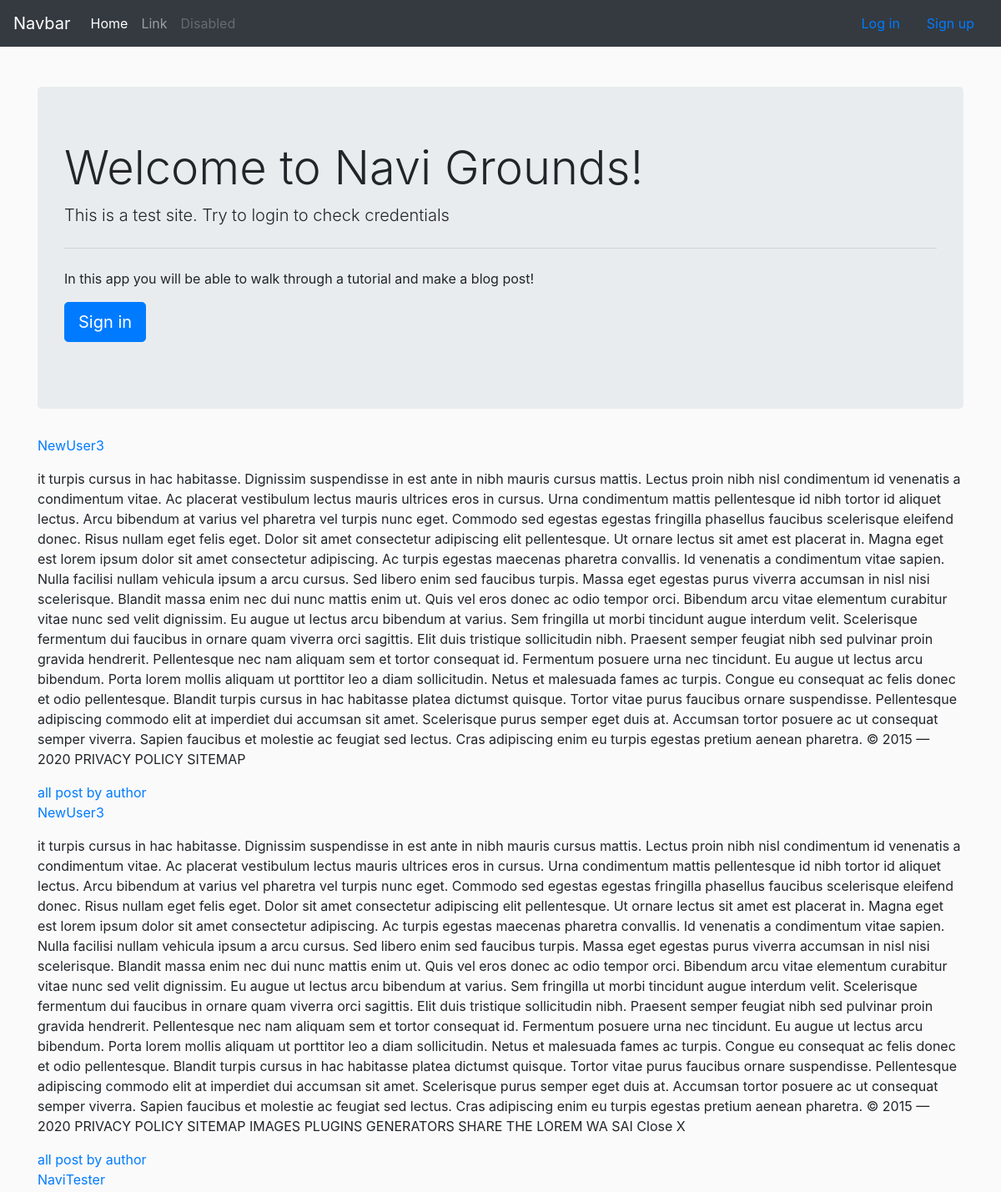
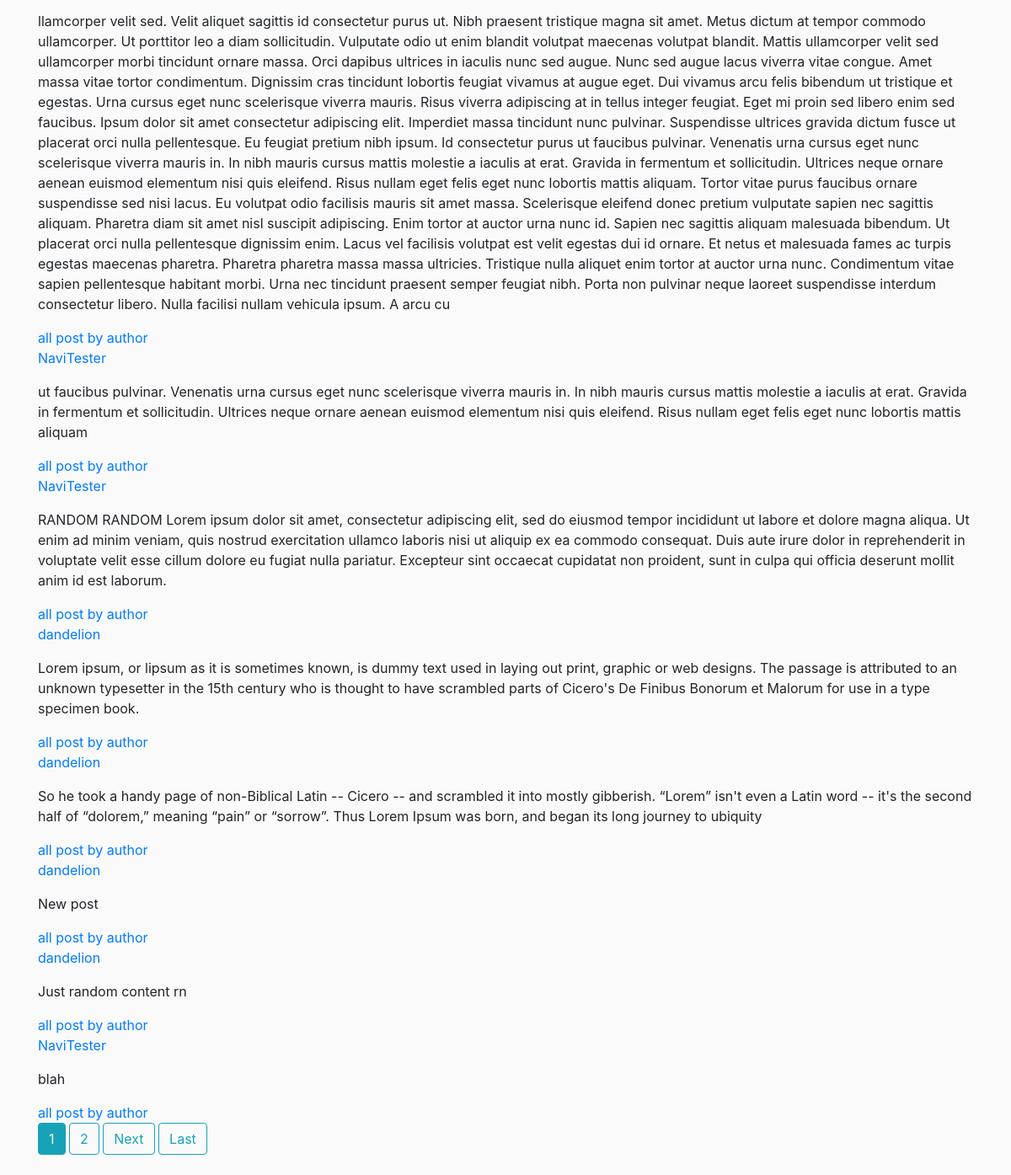
Screenshot of /blog/ with the database file from the repository (2 pictures, top to bottom).
### blog/models.py (models this page shows, shortened)
class Post(models.Model):
    title = models.CharField(max_length=100)
    content = models.TextField()
    date_posted = models.DateTimeField(default=timezone.now)
    author = models.ForeignKey(User, on_delete=models.CASCADE)

### blog/views.py (the view)
# urls.py: path('', PostListView.as_view(), name='blog-home'),
class PostListView(ListView):
    model = Post
    template_name = 'blog/home.html'
    context_object_name = 'posts'
    ordering = ['-date_posted']
    paginate_by = 10

### blog/templates/blog/home.html (shortened to what this page needs)
{% extends "blog/base.html" %}
{% block content %}
<br><br>
<div class="jumbotron">
    <h1 class="display-4">Welcome to Navi Grounds!</h1>
    <p class="lead">This is a test site. Try to login to check credentials</p>
    <hr class="my-4">
    <p>In this app you will be able to walk through a tutorial and make a blog post!</p>
    <p class="lead">
        <a class="btn btn-primary btn-lg" href="{% url 'login' %}" role="button">Sign in</a>
    </p>
</div>
{% for post in posts %}
<div class="media-body">
    <p><a class="article" href="{% url 'post-detail' post.id %}">{{ post.author }}</a></p>
    <p>{{ post.content }} </p>
    <a href="{% url 'user-posts' post.author.username %}">all post by author</a>
</div>
{% endfor %}
{% if is_paginated %}
    {% for num in page_obj.paginator.page_range %}
        {% if page_obj.number == num %}
            <a class="btn btn-info mb-4" href="?page={{ num }}">{{ num }}</a>
        {% elif num > page_obj.number|add:'-3' and num < page_obj.number|add:'3'%}
            <a class="btn btn-outline-info mb-4" href="?page={{ num }}">{{ num }}</a>
        {% endif %}
    {% endfor %}
    {% if page_obj.has_next %}
        <a class="btn btn-outline-info mb-4" href="?page={{ page_obj.next_page_number }}">Next</a>
        <a class="btn btn-outline-info mb-4" href="?page={{ page_obj.paginator.num_pages }}">Last</a>
    {% endif %}
{% endif %}
{% endblock content %}

### blog/templates/blog/base.html (shortened to what this page needs)
{% load static %}
<!doctype html>
<html lang="en">
  <head>
    <link rel="stylesheet" href="https://maxcdn.bootstrapcdn.com/bootstrap/4.0.0/css/bootstrap.min.css">
    <link rel="stylesheet" type="text/css" href="{% static 'blog/main.css' %}">
  </head>
  <body>
      <header>
          <nav class="navbar navbar-expand-lg navbar-dark bg-dark">
              <a class="navbar-brand" href="#">Navbar</a>
              <div class="collapse navbar-collapse" id="navbarTogglerDemo03">
                  <ul class="navbar-nav mr-auto mt-2 mt-lg-0">
                      <li class="nav-item active">
                          <a class="nav-link" href="{% url 'index' %}">Home <span class="sr-only">(current)</span></a>
                      </li>
                      <li class="nav-item">
                          <a class="nav-link" href="#">Link</a>
                      </li>
                      <li class="nav-item">
                          <a class="nav-link disabled" href="#">Disabled</a>
                      </li>
                  </ul>
                  <form class="form-inline my-2 my-lg-0">
                      {% if user.is_authenticated %}
                      <a class="nav-link" href="{% url 'post-create' %}">Create</a>
                        <a class="nav-link" href="{% url 'profile' %}">Profile</a>
                        <a class="nav-link" href="{% url 'logout' %}">Logout</a>
                      {% else %}
                        <a class="nav-link" href="{% url 'login' %}">Log in</a>
                        <a class="nav-link" href="{% url 'register' %}">Sign up</a>
                      {% endif %}
                  </form>
              </div>
          </nav>
      </header>
      <div class="container">
          {% block content %}{% endblock %}
      </div>
  </body>
</html>

### blog/static/blog/main.css (style rules this page uses)
body { background: #fafafa; color: #333333 margin-top: 5rem; }

### rows the page displays
Post: author "NewUser3", content "it turpis cursus in hac habitasse. Dignissim suspendisse in est ante in nibh mauris cursus mattis. Lectus proin nibh nisl condimentum id venenatis a condimentum vitae. Ac placerat vestibulum lectus mauris ultrices eros in cursus. Urna condimentum mattis pellentesque id nibh tortor id aliquet lectus. Arcu bibendum at varius vel pharetra vel turpis nunc eget. Commodo sed egestas egestas fringilla phasellus faucibus scelerisque eleifend donec. Risus nullam eget felis eget. Dolor sit amet consectetur adipiscing elit pellentesque. Ut ornare lectus sit amet est placerat in. Magna eget est lorem ipsum dolor sit amet consectetur adipiscing. Ac turpis egestas maecenas pharetra convallis. Id…"
Post: author "NewUser3", content "it turpis cursus in hac habitasse. Dignissim suspendisse in est ante in nibh mauris cursus mattis. Lectus proin nibh nisl condimentum id venenatis a condimentum vitae. Ac placerat vestibulum lectus mauris ultrices eros in cursus. Urna condimentum mattis pellentesque id nibh tortor id aliquet lectus. Arcu bibendum at varius vel pharetra vel turpis nunc eget. Commodo sed egestas egestas fringilla phasellus faucibus scelerisque eleifend donec. Risus nullam eget felis eget. Dolor sit amet consectetur adipiscing elit pellentesque. Ut ornare lectus sit amet est placerat in. Magna eget est lorem ipsum dolor sit amet consectetur adipiscing. Ac turpis egestas maecenas pharetra convallis. Id…"
Post: author "NaviTester", content "llamcorper velit sed. Velit aliquet sagittis id consectetur purus ut. Nibh praesent tristique magna sit amet. Metus dictum at tempor commodo ullamcorper. Ut porttitor leo a diam sollicitudin. Vulputate odio ut enim blandit volutpat maecenas volutpat blandit. Mattis ullamcorper velit sed ullamcorper morbi tincidunt ornare massa. Orci dapibus ultrices in iaculis nunc sed augue. Nunc sed augue lacus viverra vitae congue. Amet massa vitae tortor condimentum. Dignissim cras tincidunt lobortis feugiat vivamus at augue eget. Dui vivamus arcu felis bibendum ut tristique et egestas. Urna cursus eget nunc scelerisque viverra mauris. Risus viverra adipiscing at in tellus integer feugiat. Eget mi proin…"
Post: author "NaviTester", content "ut faucibus pulvinar. Venenatis urna cursus eget nunc scelerisque viverra mauris in. In nibh mauris cursus mattis molestie a iaculis at erat. Gravida in fermentum et sollicitudin. Ultrices neque ornare aenean euismod elementum nisi quis eleifend. Risus nullam eget felis eget nunc lobortis mattis aliquam"
Post: author "NaviTester", content "RANDOM RANDOM Lorem ipsum dolor sit amet, consectetur adipiscing elit, sed do eiusmod tempor incididunt ut labore et dolore magna aliqua. Ut enim ad minim veniam, quis nostrud exercitation ullamco laboris nisi ut aliquip ex ea commodo consequat. Duis aute irure dolor in reprehenderit in voluptate velit esse cillum dolore eu fugiat nulla pariatur. Excepteur sint occaecat cupidatat non proident, sunt in culpa qui officia deserunt mollit anim id est laborum."
Post: author "dandelion", content "Lorem ipsum, or lipsum as it is sometimes known, is dummy text used in laying out print, graphic or web designs. The passage is attributed to an unknown typesetter in the 15th century who is thought to have scrambled parts of Cicero's De Finibus Bonorum et Malorum for use in a type specimen book."
Post: author "dandelion", content "So he took a handy page of non-Biblical Latin -- Cicero -- and scrambled it into mostly gibberish. “Lorem” isn't even a Latin word -- it's the second half of “dolorem,” meaning “pain” or “sorrow”. Thus Lorem Ipsum was born, and began its long journey to ubiquity"
Post: author "dandelion", content "New post"
Post: author "dandelion", content "Just random content rn"
Post: author "NaviTester", content "blah"

### other values shown
{{ num }} "1"
{{ num }} "2"
